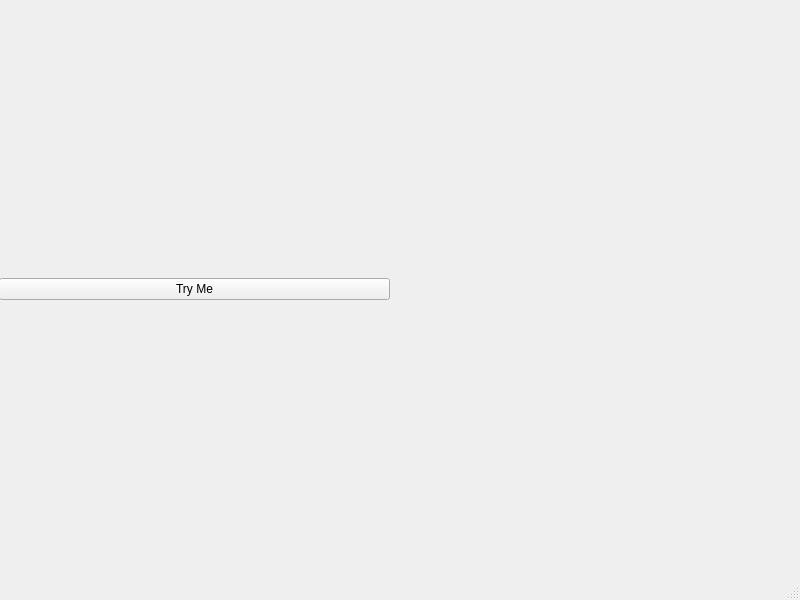
<?xml version="1.0" encoding="UTF-8"?>
<ui version="4.0">
 <class>MainWindow</class>
 <widget class="QMainWindow" name="MainWindow">
  <property name="geometry">
   <rect>
    <x>0</x>
    <y>0</y>
    <width>800</width>
    <height>600</height>
   </rect>
  </property>
  <property name="windowTitle">
   <string>MainWindow</string>
  </property>
  <widget class="QWidget" name="centralWidget">
   <widget class="QWidget" name="leftWidget" native="true">
    <property name="geometry">
     <rect>
      <x>0</x>
      <y>0</y>
      <width>391</width>
      <height>581</height>
     </rect>
    </property>
    <widget class="QWidget" name="verticalLayoutWidget">
     <property name="geometry">
      <rect>
       <x>-1</x>
       <y>-1</y>
       <width>391</width>
       <height>581</height>
      </rect>
     </property>
     <layout class="QVBoxLayout" name="leftVertLayout">
      <item>
       <widget class="QPushButton" name="tryMeButton">
        <property name="text">
         <string>Try Me</string>
        </property>
       </widget>
      </item>
     </layout>
    </widget>
   </widget>
  </widget>
  <widget class="QMenuBar" name="menubar">
   <property name="geometry">
    <rect>
     <x>0</x>
     <y>0</y>
     <width>800</width>
     <height>21</height>
    </rect>
   </property>
  </widget>
  <widget class="QStatusBar" name="statusbar"/>
 </widget>
 <resources/>
 <connections/>
</ui>
